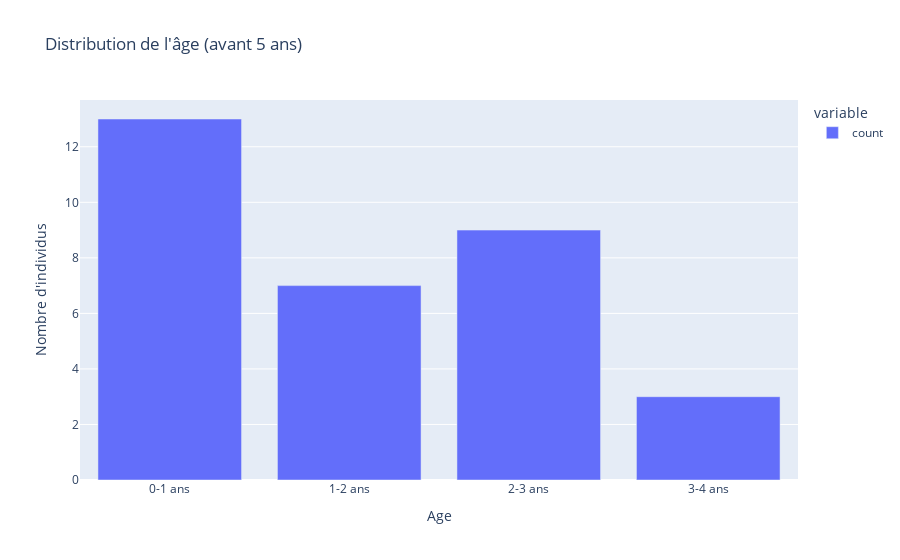

Notebook code for this chart:
### Code cell
demographic_infos.head()

bins = [i for i in range(5)]
labels = [f"{i}-{(i + 1)} ans" for i in range(4)]

before_five_year = demographic_infos[demographic_infos["Age"] <= 5]["Age"]

sorted_age = pd.cut(before_five_year, bins, labels=labels).value_counts().sort_index()

pe.bar(data_frame=sorted_age, title="Distribution de l'âge (avant 5 ans)", labels={"value": "Nombre d'individus"})

### Figure 1 — Plotly figure (JSON) as saved in the notebook; plotly's stock layout.template omitted (floating-point values rounded to 4 significant figures)
{"data": [{"alignmentgroup": "True", "hovertemplate": "variable=count<br>Age=%{x}<br>Nombre d'individus=%{y}<extra></extra>", "legendgroup": "count", "marker": {"color": "#636efa", "pattern": {"shape": ""}}, "name": "count", "offsetgroup": "count", "orientation": "v", "showlegend": true, "textposition": "auto", "type": "bar", "x": ["0-1 ans", "1-2 ans", "2-3 ans", "3-4 ans"], "xaxis": "x", "y": [13, 7, 9, 3], "yaxis": "y"}], "layout": {"barmode": "relative", "legend": {"title": {"text": "variable"}, "tracegroupgap": 0}, "title": {"text": "Distribution de l'âge (avant 5 ans)"}, "xaxis": {"anchor": "y", "domain": [0, 1], "title": {"text": "Age"}}, "yaxis": {"anchor": "x", "domain": [0, 1], "title": {"text": "Nombre d'individus"}}}}
